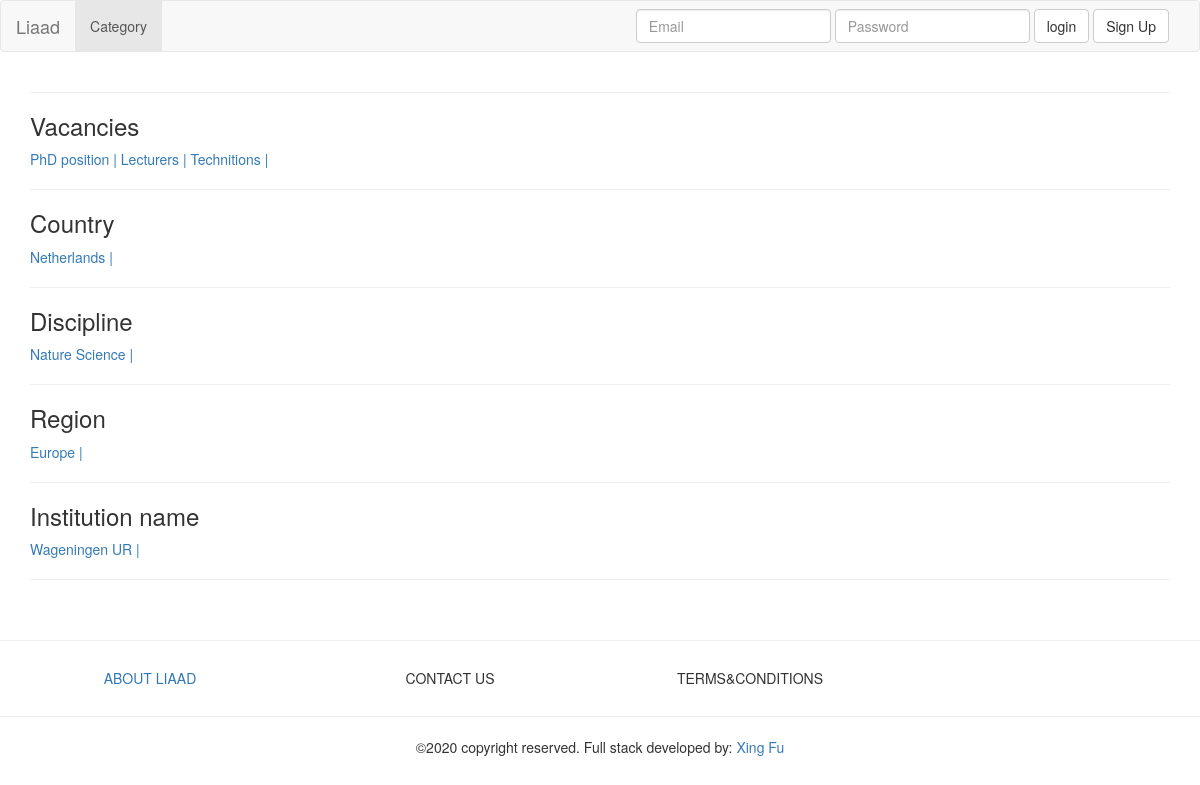
The app's page /type/ with its own data.
### article/models.py (models this page shows, shortened)
class Types(models.Model):
    types = models.CharField(max_length=20)
    def __str__(self):
        return self.types

class Country(models.Model):
    country = models.CharField(max_length=15)
    region = models.ForeignKey(Region, on_delete=models.DO_NOTHING, null=True)
    def __str__(self):
        return self.country

class Discipline(models.Model):
    discipline = models.CharField(max_length=20)
    def __str__(self):
        return self.discipline

class Region(models.Model):
    content = models.CharField(max_length=10)
    def __str__(self):
        return self.content

class University(models.Model):
    university = models.CharField(max_length=30)
    region = models.ForeignKey(Region, on_delete=models.DO_NOTHING, null=True)
    country = models.ForeignKey(Country, on_delete=models.DO_NOTHING, null=True)
    def __str__(self):
        return self.university

### article/views.py (the view)
# urls.py: path('', views.type_list, name= 'type_list'),
def type_list(request):
    context = {}
    context['blog_types'] = Types.objects.all()
    context['blog_countries'] = Country.objects.all()
    context['blog_regions'] = Region.objects.all()
    context['blog_uni'] = University.objects.all()
    context['blog_disc'] = Discipline.objects.all()
    return render(request,'label_list.html',context)

### article/templates/label_list.html (shortened to what this page needs)
{% extends 'index.html' %}
{% block content %}
    <hr>
    <h3>Vacancies</h3>
    {% for types in blog_types %}
      <a href="vacancies/?type={{types}}"> {{types}} |</a>
    {% endfor%}
    <br>
    <hr>
    <h3>Country </h3>
    {% for types in blog_countries %}
        <a href="country/?type={{types}}">  {{types}} |</a>
    {% endfor%}
<br>
    <hr>
    <h3>Discipline </h3>
    {% for types in blog_disc %}
    <a href="dis/?type={{types}}">   {{types}} |</a>
    {% endfor%}
<br>
    <hr>
    <h3>Region</h3>
    {% for types in blog_regions %}
       <a href="rig/?type={{types}}">   {{types}} |</a>
    {% endfor%}
<br>
    <hr>
    <h3>Institution name </h3>
    {% for types in blog_uni %}
        <a href="ist/?type={{types}}">   {{types}} |</a>
    {% endfor%}
    <hr>
    <br>
{% endblock%}

### article/templates/index.html (shortened to what this page needs)
{% load static %}
<html>
<head>
    <link href="{% static '/bootstrap-3.3.7/css/bootstrap.min.css' %}" rel="stylesheet">
</head>
<body>
<nav class="navbar navbar-default">
  <div class="container-fluid">
    <div class="navbar-header">
      <a class="navbar-brand" href="/">Liaad</a>
    </div>
    <div class="collapse navbar-collapse" id="bs-example-navbar-collapse-1">
      <ul class="nav navbar-nav">
          <li class="active"><a href="{% url 'type_list' %}">Category <span class="sr-only">(current)</span></a></li>
      </ul>
      <ul class="nav navbar-nav navbar-right">
            {% if user.is_authenticated %}
          <li class="dropdown">
            <a href=# class="dropdown-toggle" data-toggle="dropdown" role="button" aria-haspopup="true" aria-expanded="false">{{user}} <span class="caret"></span></a>
            <ul class="dropdown-menu">
            <li><a class="dropdown-item" href="{% url 'user-center'%}">My Profile</a></li>
            <li><a class="dropdown-item" href="{% url 'my_jobs' %}">Saved Jobs</a></li>
            <li><a class="dropdown-item" href="{% url 'my_subscriptions' %}">My Subscriptions</a></li>
            <li role="separator" class="divider"></li>
            <li><a href="{% url 'log-out' %}">Log out</a></li>
            </ul>
              </li>
            {% else %}
              <ul class="navbar-form navbar-left">
                <form action="{% url 'login' %}" method="POST" class=" form-group">
                    <input  type= "text" class="form-control" name="username" placeholder="Email">
                    <input class="form-control" type = 'password' name ='password' placeholder="Password">
                    <input class="btn btn-default" type ='submit' value = 'login'>
                </form>
                <a class="btn btn-default" href="{% url 'register' %}">Sign Up</a>
              </ul>
            {% endif %}
      </ul>
    </div>
  </div>
</nav>
<div class="container">
{% block content %}{% endblock %}
</div>
<hr>
<footer class="footer">
  <div class="container-fluid text-center text-md-left">
    <div class="row">
      <div class="col-md-3 mb-md-0 mb-3">
        <a href = '{% url 'about' %}'><h5 class="text-uppercase">About Liaad</h5></a>
      </div>
      <div class="col-md-3 mb-md-0 mb-3">
        <h5 class="text-uppercase">contact us</h5>
      </div>
        <div class="col-md-3 mb-md-0 mb-3">
        <h5 class="text-uppercase">Terms&conditions</h5>
      </div>
    </div>
  </div>
  <hr>
  <div class="footer-copyright text-center py-3">©2020 copyright reserved. Full stack developed by:<a href="https://www.linkedin.com/in/xing-fu-83b893a4//"> Xing Fu </a>
  </div>
</footer>
</body>
</html>

### records on screen
Types: types "PhD position"
Types: types "Lecturers"
Types: types "Technitions"
Country: country "Netherlands"
Discipline: discipline "Nature Science"
Region: content "Europe"
University: university "Wageningen UR"
